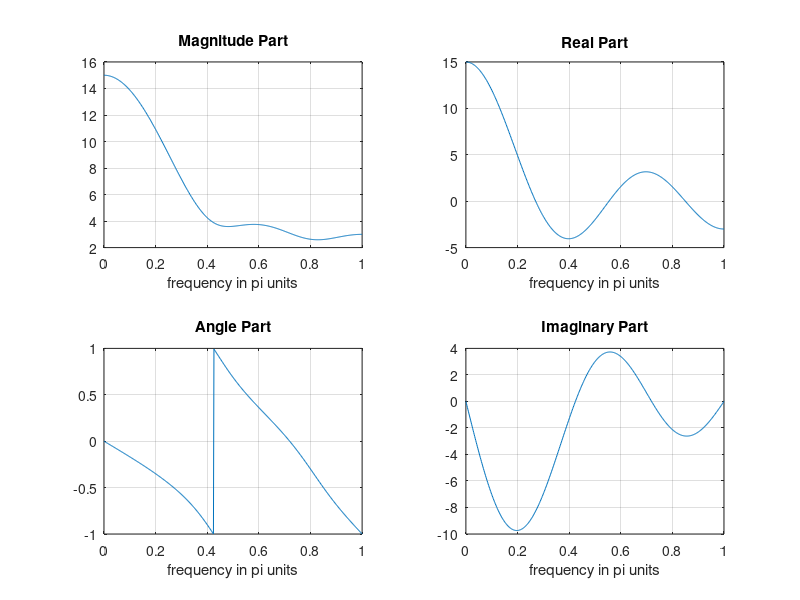

This figure's MATLAB source:

%x=[1 2 3 4 5] plot its DTFT's components(real part, imaginary part, absolute value and phase) 

n=-1:3;
x=1:5;
k=0:500;
w=(pi/500)*k;
X = x * (exp(-j*pi/500)) .^ (n'*k);
magX = abs(X);
angX = angle(X);
realX = real(X);
imagX = imag(X);
subplot(2,2,1);
plot(k/500,magX);grid
xlabel('frequency in pi units');
title('Magnitude Part')

subplot(2,2,3);
plot(k/500,angX/pi);
grid
xlabel('frequency in pi units');
title('Angle Part')

subplot(2,2,2);
plot(k/500,realX);
grid
xlabel('frequency in pi units');
title('Real Part')

subplot(2,2,4);
plot(k/500,imagX);
grid
xlabel('frequency in pi units');
title('Imaginary Part')